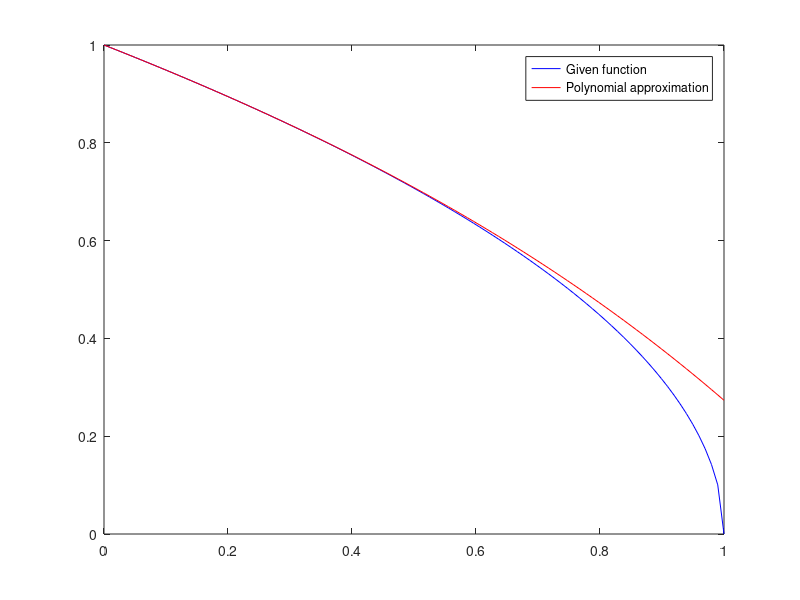

Recreate this plot in MATLAB.
clc
clear all

x=linspace(0,1);
y= sqrt(1-x);
plot(x,y,'b')
hold on

%taylor expansion of sqrt(1-x)


x=linspace(0,1);
y1=-(5*x.^4)/128 - x.^3/16 - x.^2/8 - x/2 + 1;
plot(x,y1,'r')

legend('Given function','Polynomial approximation')

tol=0.01;  %given in question

count=0;
for i=1:(length(x))
    if abs(y(1,i)-y1(1,i))<tol
        %Within Tolerance
        count=count+1;
    else
        %Outside Tolerance
    end
end
 disp(count)
  
%5 terms of taylor expression are required to obtain results accurate to
%two decimal places for h taking values from h=0 to h=0.7